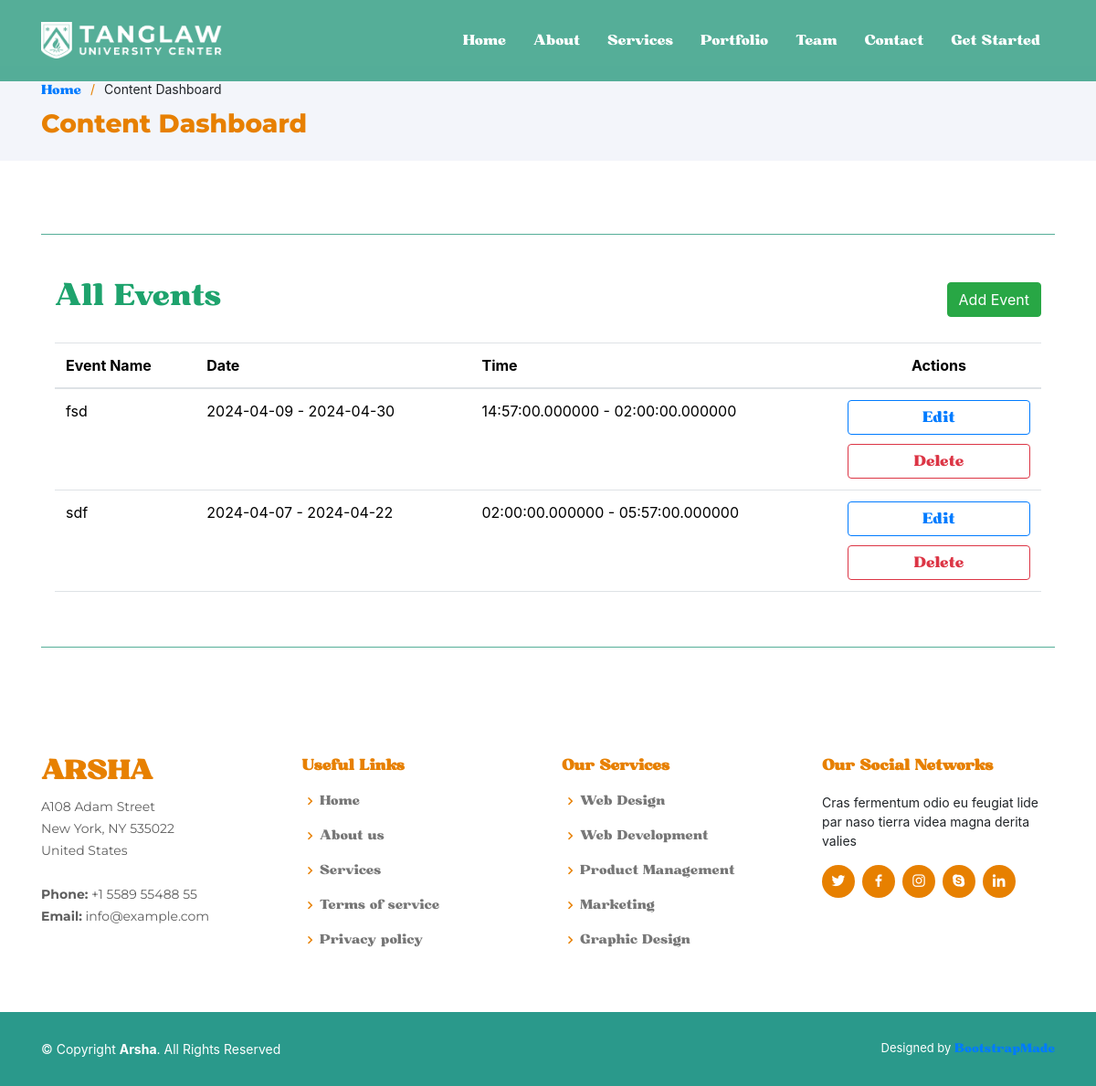
Page /contentDashboard.php on the earlier database version.
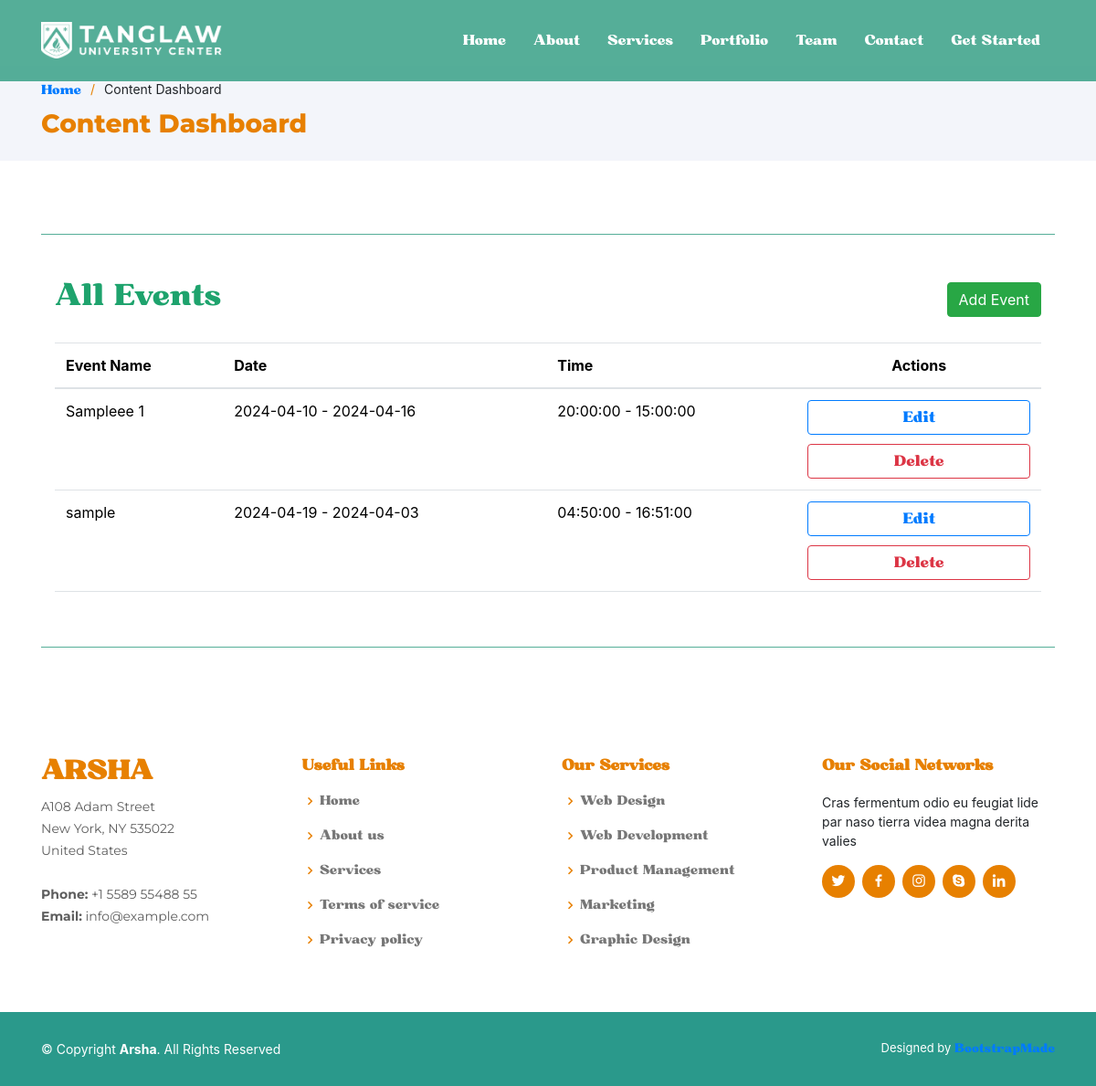
Same page on the later database version.
### tables this page shows
CREATE TABLE `events` (
  `event_image` blob NOT NULL,
  `event_name` varchar(255) NOT NULL,
  `event_location` varchar(255) NOT NULL,
  `event_contact_person` varchar(255) NOT NULL,
  `event_contact` int(11) NOT NULL,
  `event_date_start` date NOT NULL,
  `event_date_end` date NOT NULL,
  `event_time_start` time NOT NULL,
  `event_time_end` time NOT NULL,
  `event_content` mediumtext NOT NULL,
  `event_id` int(6) NOT NULL
);

### contentDashboard.php (the view, shortened to what this page needs)
<!DOCTYPE html>
<html lang="en">
<head>
  <link href="assets/vendor/aos/aos.css" rel="stylesheet">
  <link href="assets/vendor/bootstrap/css/bootstrap.min.css" rel="stylesheet">
  <link href="assets/vendor/bootstrap-icons/bootstrap-icons.css" rel="stylesheet">
  <link href="assets/vendor/boxicons/css/boxicons.min.css" rel="stylesheet">
  <link href="assets/vendor/glightbox/css/glightbox.min.css" rel="stylesheet">
  <link href="assets/vendor/remixicon/remixicon.css" rel="stylesheet">
  <link href="assets/vendor/swiper/swiper-bundle.min.css" rel="stylesheet">
  <link rel="stylesheet" href="https://stackpath.bootstrapcdn.com/bootstrap/4.5.2/css/bootstrap.min.css">
  <link href="assets/css/style.css" rel="stylesheet">
  <link href="assets/css/font.css" rel="stylesheet">
  <link rel="stylesheet" href="https://stackpath.bootstrapcdn.com/bootstrap/4.5.2/css/bootstrap.min.css">
</head>
<?php
    require_once("db-connector.php");
    $query = "SELECT * FROM events";
    $stmt = $pdo_obj->query($query);
    $events = $stmt->fetchAll(PDO::FETCH_ASSOC);
?>
<body>
  <header id="header" class="fixed-top header-inner-pages">
    <div class="container d-flex align-items-center">
    <a href="index.html" class="logo me-auto"><img src="assets/img/logo.png" alt="" class="img-fluid"></a>
      <nav id="navbar" class="navbar">
        <ul>
          <li><a class="nav-link scrollto " href="#hero">Home</a></li>
          <li><a class="nav-link scrollto" href="#about">About</a></li>
          <li><a class="nav-link scrollto" href="#services">Services</a></li>
          <li><a class="nav-link scrollto" href="#portfolio">Portfolio</a></li>
          <li><a class="nav-link scrollto" href="#team">Team</a></li>
          <li><a class="nav-link scrollto" href="#contact">Contact</a></li>
          <li><a class="getstarted scrollto" href="#about">Get Started</a></li>
        </ul>
      </nav>
    </div>
  </header>
  <main id="main">
    <section id="breadcrumbs" class="breadcrumbs">
      <div class="container">
        <ol>
          <li><a href="index.html">Home</a></li>
          <li>Content Dashboard</li>
        </ol>
        <h2 class="header-text-2">Content Dashboard</h2>
      </div>
    </section>
    <section class="inner-page">
      <div class="container">
      <div class="line"></div>
    <div class="container table-container">
<br>
<br>
  <div class="d-flex justify-content-between align-items-center">
    <h2 style="color:#1EA36D">All Events</h2>
    <a class="btn btn-success" href="addContent.php">Add Event</a>
  </div>
  <br>
  <table style="margin-bottom:60px;" class="table">
    <thead>
      <tr>
        <th>Event Name</th>
        <th>Date</th>
        <th>Time</th>
        <th style="text-align: center;">Actions</th>
      </tr>
    </thead>
    <tbody>
      <?php foreach ($events as $event): ?>
        <tr>
          <td><?php echo $event['event_name']; ?></td>
          <td><?php echo $event['event_date_start']; ?> - <?php echo $event['event_date_end']; ?></td>
          <td><?php echo $event['event_time_start']; ?> - <?php echo $event['event_time_end']; ?></td>
          <td>
          <a href="editContent.php?id=<?php echo $event['event_id']; ?>"><button style="margin-bottom:10px;" class="btn btn-outline-primary dash-button">Edit</button></a>
          <a href="deleteContent.php?id=<?php echo $event['event_id']; ?>"><button  class="btn btn-outline-danger dash-button">Delete</button>
          </td>
        </tr>
      <?php endforeach; ?>
    </tbody>
  </table>
</div>
      <div class="line"></div>
      </div>
    </section>
  </main>
  <footer id="footer">
    <div class="footer-top">
      <div class="container">
        <div class="row">
          <div class="col-lg-3 col-md-6 footer-contact">
            <h3>Arsha</h3>
            <p>
              A108 Adam Street <br>
              New York, NY 535022<br>
              United States <br><br>
              <strong>Phone:</strong> +1 5589 55488 55<br>
              <strong>Email:</strong> info@example.com<br>
            </p>
          </div>
          <div class="col-lg-3 col-md-6 footer-links">
            <h4>Useful Links</h4>
            <ul>
              <li><i class="bx bx-chevron-right"></i> <a href="#">Home</a></li>
              <li><i class="bx bx-chevron-right"></i> <a href="#">About us</a></li>
              <li><i class="bx bx-chevron-right"></i> <a href="#">Services</a></li>
              <li><i class="bx bx-chevron-right"></i> <a href="#">Terms of service</a></li>
              <li><i class="bx bx-chevron-right"></i> <a href="#">Privacy policy</a></li>
            </ul>
          </div>
          <div class="col-lg-3 col-md-6 footer-links">
            <h4>Our Services</h4>
            <ul>
              <li><i class="bx bx-chevron-right"></i> <a href="#">Web Design</a></li>
              <li><i class="bx bx-chevron-right"></i> <a href="#">Web Development</a></li>
              <li><i class="bx bx-chevron-right"></i> <a href="#">Product Management</a></li>
              <li><i class="bx bx-chevron-right"></i> <a href="#">Marketing</a></li>
              <li><i class="bx bx-chevron-right"></i> <a href="#">Graphic Design</a></li>
            </ul>
          </div>
          <div class="col-lg-3 col-md-6 footer-links">
            <h4>Our Social Networks</h4>
            <p>Cras fermentum odio eu feugiat lide par naso tierra videa magna derita valies</p>
            <div class="social-links mt-3">
              <a href="#" class="twitter"><i class="bx bxl-twitter"></i></a>
              <a href="#" class="facebook"><i class="bx bxl-facebook"></i></a>
              <a href="#" class="instagram"><i class="bx bxl-instagram"></i></a>
              <a href="#" class="google-plus"><i class="bx bxl-skype"></i></a>
              <a href="#" class="linkedin"><i class="bx bxl-linkedin"></i></a>
            </div>
          </div>
        </div>
      </div>
    </div>
    <div class="container footer-bottom clearfix">
      <div class="copyright">
        &copy; Copyright <strong><span>Arsha</span></strong>. All Rights Reserved
      </div>
      <div class="credits">
        Designed by <a href="https://bootstrapmade.com/">BootstrapMade</a>
      </div>
    </div>
  </footer>
</body>
</html>

### assets/css/style.css (style rules this page uses)
body { font-family: "Montserrat"; color: #444444; }
a { color: #e78000; text-decoration: none; font-family: "Bugaki"; }
h1, h2, h3, h4, h5, h6 { font-family: "Bugaki"; }
#header { transition: all 0.5s; z-index: 997; padding: 15px 0; }
#header.header-scrolled, #header.header-inner-pages { background: rgba(67, 166, 141, 0.9); }
#header .logo { font-size: 30px; margin: 0; padding: 0; line-height: 1; font-weight: 500; letter-spacing: 2px; text-transform: uppercase; }
#header .logo img { max-height: 40px; }
.navbar { padding: 0; }
.navbar ul { margin: 0; padding: 0; display: flex; list-style: none; align-items: center; }
.navbar li { position: relative; }
.navbar a, .navbar a:focus { display: flex; align-items: center; justify-content: space-between; padding: 10px 0 10px 30px; font-size: 15px; font-weight: 500; color: #fff; white-space: nowrap; transition: 0.3s; }
section { padding: 60px 0; overflow: hidden; }
.breadcrumbs { padding: 15px 0; background: #f3f5fa; min-height: 40px; margin-top: 72px; }
.breadcrumbs h2 { font-size: 28px; font-weight: 600; color: #e78000; }
.breadcrumbs ol { display: flex; flex-wrap: wrap; list-style: none; padding: 0 0 10px 0; margin: 0; font-size: 14px; }
.breadcrumbs ol li+li { padding-left: 10px; }
.breadcrumbs ol li+li::before { display: inline-block; padding-right: 10px; color: #e78000; content: "/"; }
#footer { font-size: 14px; background: #2a998b; }
#footer .footer-top { padding: 60px 0 30px 0; background: #fff; }
#footer .footer-top .footer-contact { margin-bottom: 30px; }
#footer .footer-top .footer-contact h3 { font-size: 28px; margin: 0 0 10px 0; padding: 2px 0 2px 0; line-height: 1; text-transform: uppercase; font-weight: 600; color: #e78000; }
#footer .footer-top .footer-contact p { font-size: 14px; line-height: 24px; margin-bottom: 0; font-family: "Montserrat"; color: #5e5e5e; }
#footer .footer-top h4 { font-size: 16px; font-weight: bold; color: #e78000; position: relative; padding-bottom: 12px; }
#footer .footer-top .footer-links { margin-bottom: 30px; }
#footer .footer-top .footer-links ul { list-style: none; padding: 0; margin: 0; }
#footer .footer-top .footer-links ul i { padding-right: 2px; color: #e78000; font-size: 18px; line-height: 1; }
#footer .footer-top .footer-links ul li { padding: 10px 0; display: flex; align-items: center; }
#footer .footer-top .footer-links ul li:first-child { padding-top: 0; }
#footer .footer-top .footer-links ul a { color: #777777; transition: 0.3s; display: inline-block; line-height: 1; }
#footer .footer-top .social-links a { font-size: 18px; display: inline-block; background: #e78000; color: #fff; line-height: 1; padding: 8px 0; margin-right: 4px; border-radius: 50%; text-align: center; width: 36px; height: 36px; transition: 0.3s; }
#footer .footer-bottom { padding-top: 30px; padding-bottom: 30px; color: #fff; }
#footer .copyright { float: left; }
#footer .credits { float: right; font-size: 13px; }
#footer .credits a { transition: 0.3s; }
.line { margin-top: 20px; border-top: 1px solid rgba(67, 166, 141, 0.9); }
.dash-button { display:flex; justify-content:flex-end; width:100%; padding:0 }

Differences in the rows shown:
removed events: event_name "fsd", event_date_start "2024-04-09", event_date_end "2024-04-30", event_time_start "14:57:00.000000", event_time_end "02:00:00.000000"
removed events: event_name "sdf", event_date_start "2024-04-07", event_date_end "2024-04-22", event_time_start "02:00:00.000000", event_time_end "05:57:00.000000"
added events: event_name "Sampleee 1", event_date_start "2024-04-10", event_date_end "2024-04-16", event_time_start "20:00:00", event_time_end "15:00:00"
added events: event_name "sample", event_date_start "2024-04-19", event_date_end "2024-04-03", event_time_start "04:50:00", event_time_end "16:51:00"
